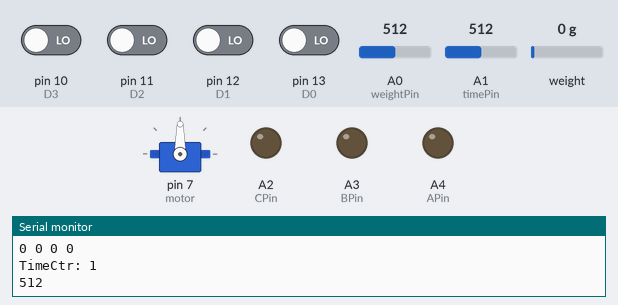
Simulated run of this sketch. Board: Arduino Uno, built with avr-gcc and run on an emulated ATmega328P. Shown: servo, output pins drawn as LEDs (lit = HIGH), the last lines printed to the serial monitor. Inputs (shaded band) come from the test bench; at power-on: pin 10 (D3), pin 11 (D2), pin 12 (D1), pin 13 (D0) LOW, A1 (timePin) = 512, A0 (weightPin) = 512, weight on the scale 0 g. The local clock reads 2024-03-15 10:24:30 at power-on unless the sketch sets it.

Above: at 3.1 s.
3.2 s: A1 (timePin) set to 900
At 4.3 s:
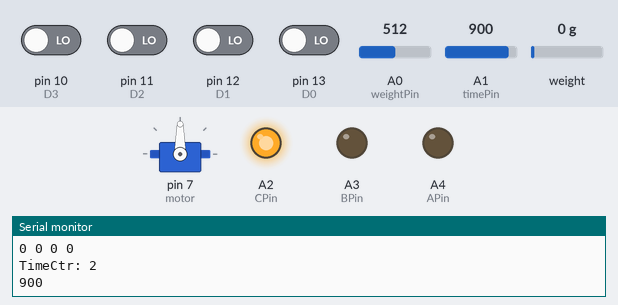
7.4 s: A1 (timePin) set to 716
At 9.5 s:
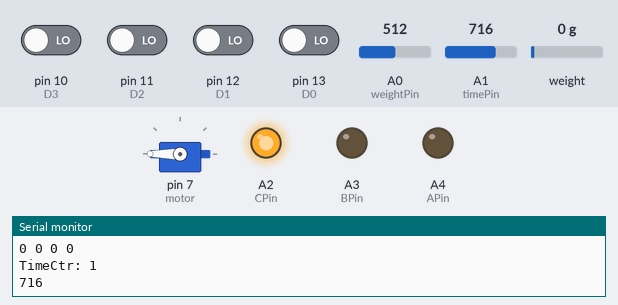
11.6 s: A1 (timePin) set to 619
15.8 s: A1 (timePin) set to 594
At 17.8 s:
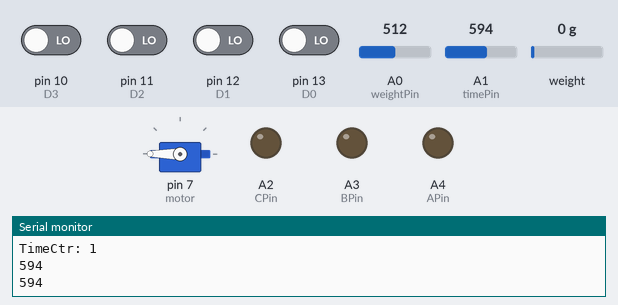
19.6 s: A1 (timePin) set to 423
23.8 s: A1 (timePin) set to 398
At 26.43 s:
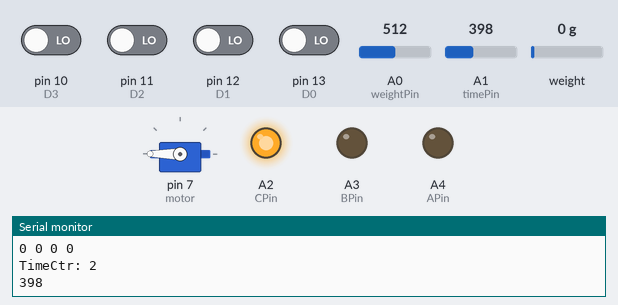
Timing chart, 0 to 26.6 s (numbered marks = the images above; inputs shaded):
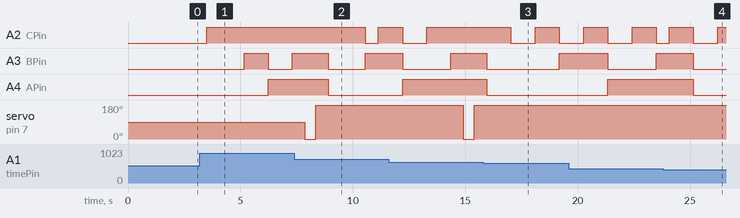

The sketch:

Design.ino
```cpp
#include <virtuabotixRTC.h>
#include <HX711_ADC.h>
#include <Servo.h>

#define timePin A1
#define weightPin A0
#define APin A4
#define BPin A3
#define CPin A2
#define D0 13
#define D1 12
#define D2 11
#define D3 10
#define mode 8

virtuabotixRTC myRTC(2, 3, 4); // Creation of the Real Time Clock Object

HX711_ADC LoadCell(5, 6); // dt pin, sck pin

Servo motor;

int tlimVal;
int wlimVal;
int temptLim;
int timeLimit = 24;
int weightLimit;
int tempTime = 0;
int timeCtr = 0;

double lightCtr = 0;

void setup()  {
  Serial.begin(9600);

  Serial.println("Setting up values...");
  motor.attach(7);

  LoadCell.begin(); // start connection to HX711
  LoadCell.start(1000); // load cells gets 1000ms of time to stabilize
  LoadCell.setCalFactor(350); // Calibarate your LOAD CELL with 100g weight, and change the value according to readings

  pinMode(APin, OUTPUT);
  pinMode(BPin, OUTPUT);
  pinMode(CPin, OUTPUT);

  pinMode(mode,INPUT);
  pinMode(D0,INPUT);
  pinMode(D1,INPUT);
  pinMode(D2,INPUT);
  pinMode(D3,INPUT);

  getSwitchVal();
  resetSwitchVal();
  Serial.println("Setup complete!");
}
void loop()  {

  getSwitchVal();
  checkTimeLimit();
  myRTC.updateTime();
  //Serial.println(getTimeLimit(tlimVal));
  incTime();

  //Serial.print("Weight: ");
  //Serial.println(getWeight());
}

//Function to print the time in the RTC module
void printTime(){
  myRTC.updateTime();
  Serial.print("Current Date / Time: ");
  Serial.print(myRTC.dayofmonth);
  Serial.print("/");
  Serial.print(myRTC.month);
  Serial.print("/");
  Serial.print(myRTC.year);
  Serial.print("  ");
  Serial.print(myRTC.hours);
  Serial.print(":");
  Serial.print(myRTC.minutes);
  Serial.print(":");
  Serial.println(myRTC.seconds);
}

void dispenseFood(){
  motor.write(0);
  delay(500);
  motor.write(180);
  delay(500);
  Serial.println("Food Dispensed!");
}

void getSwitchVal(){
  tlimVal = analogRead(timePin);
  Serial.println(tlimVal);
  wlimVal = analogRead(weightPin);
  //Serial.println(wlimVal);
  delay(500);
}

void resetSwitchVal(){
  temptLim = tlimVal;
}

void checkTimeLimit(){
  if(getTimeLimit(tlimVal) != temptLim){
    timeCtr = 0;
    temptLim = getTimeLimit(tlimVal);
    setTimeLimit();
    delay(500);
  }
  if(timeCtr == timeLimit){
    dispenseFood();
    timeCtr = 0;
  }
}

void setTimeLimit(){
  switch (getTimeLimit(tlimVal)) {
  case 1:
    timeLimit = 24;
    lightCtr = 0.2916666667;

    break;
  case 2:
    timeLimit = 12;
    lightCtr = 0.5833333333;
    break;
  case 3:
    timeLimit = 8;
    lightCtr = 0.875;
    break;
  case 4:
    timeLimit = 6;
    lightCtr = 1.166666667;
    break;
  case 5:
    timeLimit = 4;
    lightCtr = 1.75;
    break;
  default:
    break;
  }
}

void incTime(){
  if(tempTime != myRTC.seconds){
    timeCtr++;
    tempTime = myRTC.seconds;
    printTest();
  }
}

float getWeight(){
  LoadCell.update(); // retrieves data from the load cell
  return LoadCell.getData(); // get output value
}

int getTimeLimit(int t){
  if(t >= 1 && t < 204)
    return 1;
  else if(t >= 204 && t < 408)
    return 2;
  else if(t >= 408 && t < 612)
    return 3;
  else if(t >= 612 && t < 816)
    return 4;
  else if(t >= 816)
    return 5;
  else
    return 0;
}

int getWeightLimit(int w){
  if(2 >= 1 && w < 102)
    return 1;
  else if(w >= 102 && w < 204)
    return 2;
  else if(w >= 204 && w < 306)
    return 3;
  else if(w >= 408 && w < 510)
    return 4;
  else if(w >= 510 && w < 612)
    return 5;
  else if(w >= 612 && w < 714)
    return 6;
  else if(w >= 714 && w < 816)
    return 7;
  else if(w >= 816 && w < 918)
    return 8;
  else if(w >= 918 && w < 1020)
    return 9;
  else if(w >= 1020)
    return 10;
  else
    return 0;
}

void printTest(){
  Serial.println("=========================================================");
  Serial.print("Time: ");
  Serial.println(getTimeLimit(tlimVal));
  Serial.print("Weight: ");
  Serial.println(getWeight());
  Serial.print("TimeLimit: ");
  Serial.println(timeLimit);
  //Serial.print("Test :");
  //Serial.println(getlightCount());
  convertDTB(getlightCount());
  outputIoT();
  Serial.print("TimeCtr: ");
  Serial.println(timeCtr);
}

int getlightCount(){
  int lim = timeCtr * lightCtr;
  return lim;
}

void outputIoT(){
  Serial.print(digitalRead(D0));
  Serial.print(" ");
  Serial.print(digitalRead(D1));
  Serial.print(" ");
  Serial.print(digitalRead(D2));
  Serial.print(" ");
  Serial.print(digitalRead(D3));
  Serial.print(" ");
  Serial.println("");
}

void convertDTB(int x){
 int a[3] = {0,0,0}, i;
 for(i = 0; x > 0; i++){
  a[i]=x%2;
  x = x/2;
  }

 digitalWrite(APin,a[2]);
 digitalWrite(BPin,a[1]);
 digitalWrite(CPin,a[0]);

 Serial.print("Binary: ");
 Serial.print(a[2]);
 Serial.print(a[1]);
 Serial.print(a[0]);
 Serial.println("");
}
```

Measured:
- the behaviour switches between 612 and 611 on A1 (timePin) (found by bisection; images 2 and 3)
- the behaviour switches between 408 and 407 on A1 (timePin) (found by bisection; images 3 and 4)
- after the input at 3.2 s, A2 (CPin): goes on until 3.5 s, then stays HIGH
- after the input at 7.4 s, A2 (CPin): HIGH → LOW after 3.2 s, → HIGH 0.58 s later; A4 (APin): goes on until 8.9 s, then stays LOW
- after the input at 15.8 s, A4 (APin): goes on until 16.0 s, then stays LOW
- after the input at 23.8 s, A3 (BPin), A4 (APin): HIGH → LOW after 1.4 s instead of 1.9 s; servo on pin 7 (motor): stays 180° (without the input it goes to 0° after 0.82 s)
